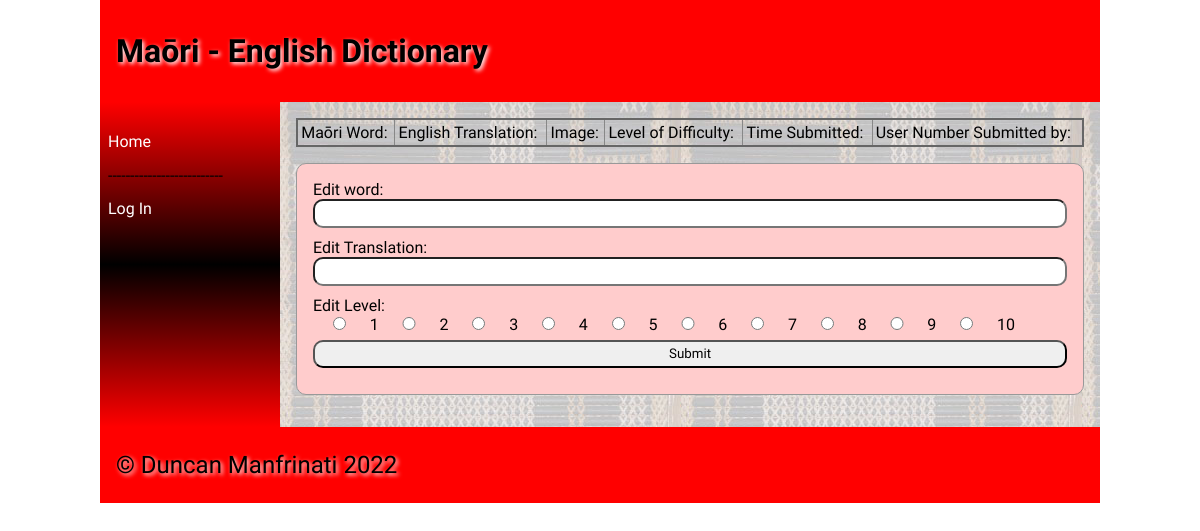
Page /word/610 on the earlier database version.
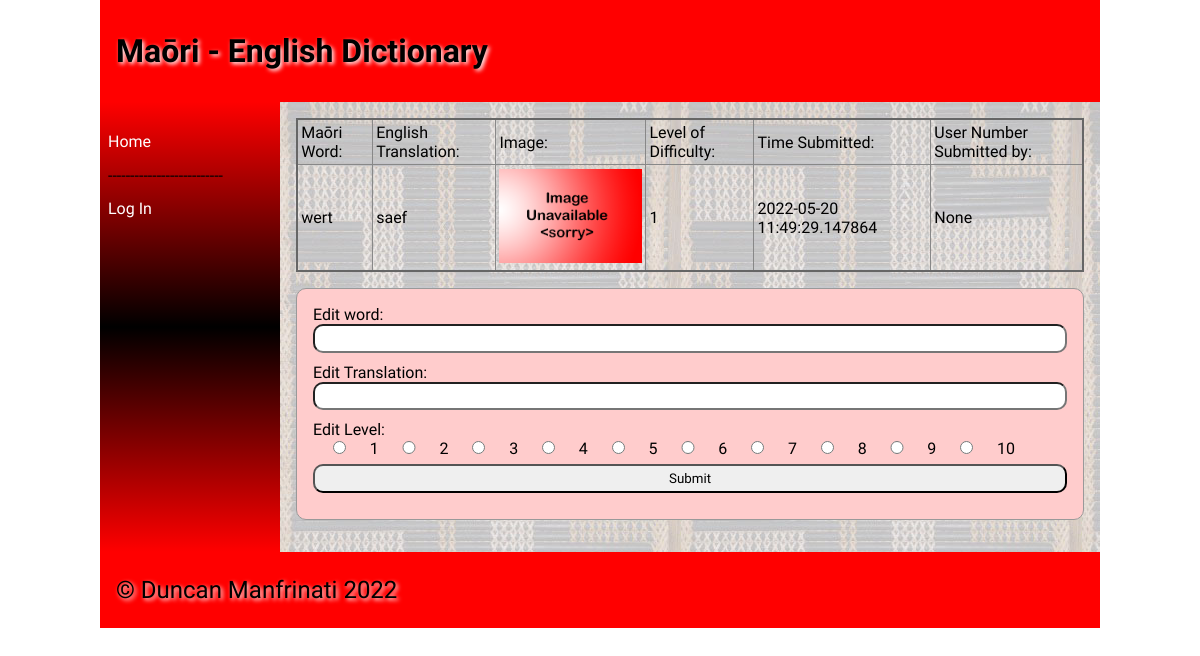
Same page on the later database version.
### tables this page shows
CREATE TABLE "dictionary"
(
	id integer
		constraint dictionary_pk
			primary key autoincrement,
	maori varchar(60),
	english varchar(60),
	category_id integer
		references categories,
	definition varchar(900),
	level integer,
	image varchar(60),
	time datetime,
	user_id interger
);

### app.py (the view, shortened to what this page needs)
@app.route("/word/<id>", methods=['POST', 'GET'])
def dictionary(id):
    id = int(id)
    con = create_connection(DATA_BASE)
    query = "SELECT id, maori, english, image, level, time, user_id FROM dictionary WHERE id=?;"
    cur = con.cursor()
    cur.execute(query, (id,))
    word = cur.fetchall()
    con.close()
    return render_template("word.html", logged_in=is_logged_in(), word=word, id=id,
                           categories=categories())

### app.py (called while the page is built)
def create_connection(db_file):
    try:
        connection = sqlite3.connect(db_file)
        connection.execute('pragma foreign_keys=ON')
        return connection
    except Error as e:
        print(e)
    return None

def is_logged_in():
    if session.get("email") is None:
        print("Not Logged In")
        return False
    else:
        print("Logged In")
        return True

def categories():
    con = create_connection(DATA_BASE)
    query = "SELECT id,categories FROM categories"
    cur = con.cursor()
    cur.execute(query, )
    category_ids = cur.fetchall()
    con.close()
    return category_ids

### templates/word.html (shortened to what this page needs)
{% extends 'base.html' %}
{% block heading %}Maōri - English Dictionary{% endblock %}
{% block main %}
<table class="word-table">
    <thead>
    <tr>
        <td>Maōri Word:</td>
        <td>English Translation:</td>
        <td>Image:</td>
        <td>Level of Difficulty:</td>
        <td>Time Submitted:</td>
        <td>User Number Submitted by:</td>
    </tr>
    </thead>
    <tbody>
    {% for words in word %}
    <tr>
        <td><p>{{ words[1] }}</p></td>
        <td><p>{{ words[2] }}</p></td>
        <td width="150"><img src="/static/images/{{ words[3] }}"></td>
        <td><p>{{ words[4] }}</p></td>
        <td><p>{{ words[5] }}</p></td>
        <td><p>{{ words[6] }}</p></td>
    </tr>
    </tbody>
    {% endfor %}
</table>
    <form class="dataForm" method="post" target="dictinary/{{id}}">
    <div class="form-group">
        <div class="form-label">Edit word:</div>
        <div class="form-element"><input type="text" name="editmaori" id="editmaori" required></div>
    </div>
    <div class="form-group">
        <div class="form-label">Edit Translation:</div>
        <div class="form-element"><input type="text" name="editenglish" id="editenglish" required></div>
    </div>
    <div class="form-group">
        <div class="form-label">Edit Level:</div>
        {% for i in range(10) %}
            <input type="radio" id="editlevel" name="editlevel" value="{{ i + 1 }}" required>
            <label for="{{ i + 1 }}">{{i + 1}}</label>
        {% endfor %}
    </div>
    <div class="form-group">
        <div class="form-element"><input type="submit" value="Submit"></div>
    </div>
    </form>
{% endblock %}

Differences in the rows shown:
added dictionary: maori "wert", english "saef", image (placeholder picture), level "1", time "2022-05-20 11:49:29.147864", words "None"
